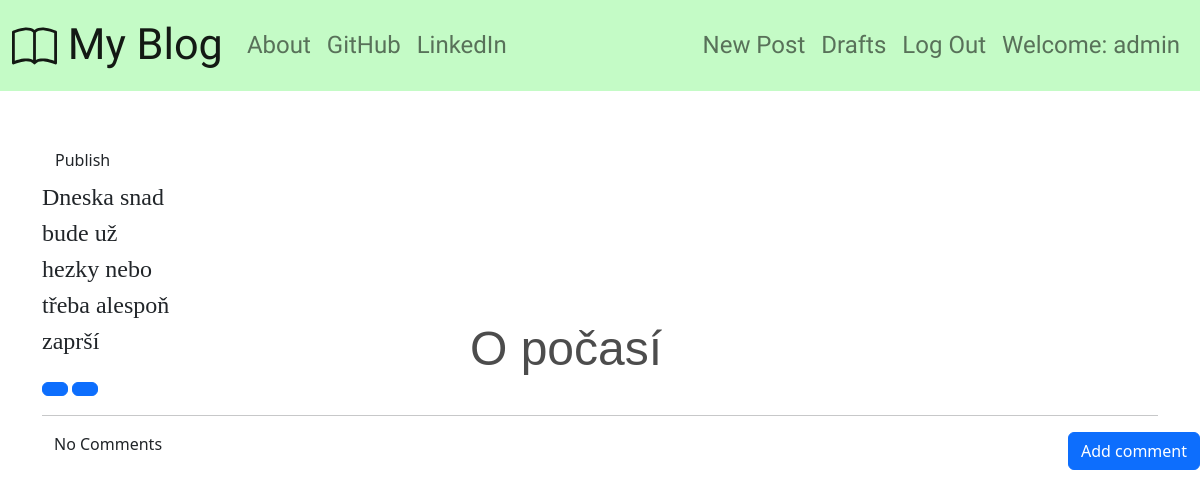
The app's page /post/4/ (signed in) with its own data.
### blog_app/models.py (models this page shows, shortened)
class Post(models.Model):
    author      = models.ForeignKey('auth.User', on_delete=models.CASCADE)
    title       = models.CharField(max_length = 200)
    text        = models.TextField()
    create_date = models.DateTimeField(default = timezone.now)
    published_date = models.DateTimeField(blank = True, null = True)

### blog_app/views.py (the view)
# urls.py: path('post/<int:pk>/', views.PostDetailView.as_view(), name = 'post_detail'),
class PostDetailView(DetailView):
    model = Post

### blog_app/templates/blog_app/post_detail.html (shortened to what this page needs)
{% extends "blog_app/base.html" %}
{% block content %}
  <h1 class="posttitle loader">{{post.title}}</h1>
  {% if post.published_date %}
    <div class="date postdate">
    </div>
  {% else %}
    <a class="btn btn-default" href="{% url 'post_publish' pk=post.pk %}">Publish</a>
  {% endif %}
  <p class="postcontent">{{ post.text|safe|linebreaksbr }}</p>
  {% if user.is_authenticated %}
  <a class="btn btn-primary" href="{% url 'post_edit' pk=post.pk %}">
  </a>
  <a class="btn btn-primary" href="{% url 'post_remove' pk=post.pk %}">
  </a>
  {% endif %}
  <hr>
  <a class="btn btn-primary btn-comment" href="{% url 'add_comment_to_post' pk=post.pk %}">Add comment</a>
  <div class="container">
    {% for comment in post.comments.all %}
      <br>
      {% if user.is_authenticated or comment.approved_comment %}
        {{comment.create_date}}
        {% if not comment.approved_comment %}
          <a class="btn btn-default" href="{% url 'comment_remove' pk=comment.pk %}">
            <span class="glyphicon glyphicon-remove"></span>
          </a>
          <a class="btn btn-primary" href="{% url 'comment_approve' pk=comment.pk %}">
            <span class="glyphicon glyphicon-ok"></span>
          </a>
        {% endif %}
        <p>{{comment.text|safe|linebreaks}}</p>
        <p>Posted By: {{comment.author}}</p>
      {% endif %}
      {% empty %}
      <p>No Comments</p>
    {% endfor %}
  </div>
{% endblock %}

### blog_app/templates/blog_app/base.html (shortened to what this page needs)
<!DOCTYPE html>
{% load static %}
<html lang="en" dir="ltr">
  <head>
    <link href="https://cdn.jsdelivr.net/npm/bootstrap@5.2.0/dist/css/bootstrap.min.css" rel="stylesheet">
    <link rel="stylesheet" href="{% static 'css/blog.css' %}">
    <link rel="stylesheet" href="//cdn.jsdelivr.net/npm/medium-editor@latest/dist/css/medium-editor.min.css" type="text/css" media="screen" charset="utf-8">
  </head>
  <body>
    <nav class="navbar navbar-custom navbar-expand-lg techfont">
      <div class="container-fluid">
        <a class="navbar-brand" href="{% url 'post_list' %}">
           My Blog
        </a>
        <div class="collapse navbar-collapse" id="navbarNav">
          <ul class="navbar-nav me-auto">
            <li class="nav-item">
              <a class="nav-link {% if request.resolver_match.url_name == 'about' %}active{% endif %}" aria-current="page" href="{% url 'about' %}">About</a>
            </li>
            <li class="nav-item">
              <a class="nav-link" href="https://github.com/BulanMartin" target="_blank">GitHub</a>
            </li>
            <li class="nav-item">
              <a class="nav-link" href="https://www.linkedin.com/in/martin-bul%C3%A1n-750310a7/" target="_blank">LinkedIn</a>
            </li>
          </ul>
          <ul class="navbar-nav ms-auto">
            {% if user.is_authenticated %}
            <li class="nav-item">
              <a class="nav-link {% if request.resolver_match.url_name == 'post_new' %}active{% endif %}" aria-current="page" href="{% url 'post_new' %}">New Post</a>
            </li>
            <li class="nav-item">
              <a class="nav-link {% if request.resolver_match.url_name == 'post_draft_list' %}active{% endif %}" href="{% url 'post_draft_list' %}">Drafts</a>
            </li>
            <li class="nav-item">
              <a class="nav-link {% if request.resolver_match.url_name == 'logout' %}active{% endif %}" href="{% url 'logout' %}">Log Out</a>
            </li>
            <li class="nav-item">
              <a class="nav-link">Welcome: {{user.username}}</a>
            </li>
            {% else %}
            <li class="nav-item">
              <a class="nav-link {% if request.resolver_match.url_name == 'login' %}active{% endif %}" href="{% url 'login' %}">Login</a>
            </li>
            {% endif %}
          </ul>
        </div>
      </div>
    </nav>
    <div class="content container">
      <div class="row">
        <div class="col">
          <div class="blog_posts">
            {% block content %}
            {% endblock %}
          </div>
        </div>
      </div>
    </div>
  </body>
</html>

### blog_app/static/css/blog.css (style rules this page uses)
h1 { font-family: Oak,sans-serif; color: rgba(0,0,0,0.7); position:relative; top:calc(50% - 80px); left:calc(50% - 130px); }
.navbar-custom { background-color: #C4FBC6; }
.navbar-brand { font-size: 1.8em; }
.content { margin-top: 50px; }
.techfont { font-family: 'Black And White Picture', sans-serif; font-size: 1.5em; margin-bottom: 10px; }
.loader { position:fixed; filter:hue-rotate(0deg); color:linear-gradient(45deg,#0f8,#08f); animation:hue 10000ms infinite linear; }
.posttitle { font-family: 'Russo one', sans-serif; font-size: 3em; text-align: center; }
.postcontent { font-family: 'Montserrat'; font-size: 1.5em; }
.btn-comment { position: absolute; right: 0px; }

### records on screen
Post: title "O počasí", text "Dneska snad bude už hezky nebo třeba alespoň zaprší"

### other values on screen
{{ user.username }} "admin"
